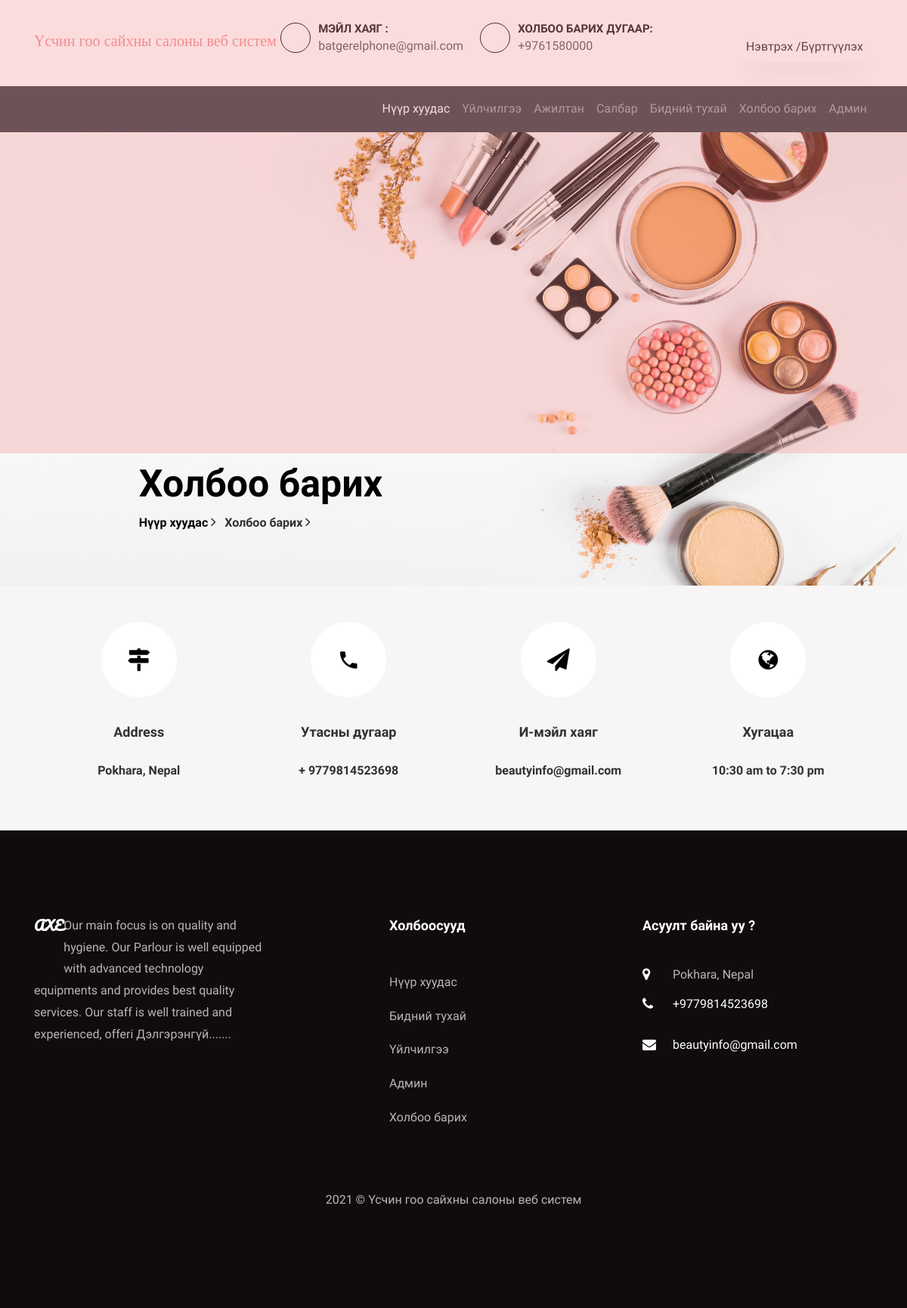
The app's page /bpms/contact.php with its own data.
### tables this page shows
CREATE TABLE `tblpage` (
  `ID` int(10) NOT NULL,
  `PageType` varchar(200) DEFAULT NULL,
  `PageTitle` mediumtext,
  `PageDescription` mediumtext,
  `Email` varchar(200) DEFAULT NULL,
  `MobileNumber` bigint(10) DEFAULT NULL,
  `UpdationDate` date DEFAULT NULL,
  `Timing` varchar(200) NOT NULL
);

### bpms/contact.php (the view, shortened to what this page needs)
<?php
include('includes/dbconnection.php');
?>
<!DOCTYPE html>
<html lang="en">
  <head>
    <link rel="stylesheet" href="css/open-iconic-bootstrap.min.css">
    <link rel="stylesheet" href="css/animate.css">
    <link rel="stylesheet" href="css/owl.carousel.min.css">
    <link rel="stylesheet" href="css/owl.theme.default.min.css">
    <link rel="stylesheet" href="css/magnific-popup.css">
    <link rel="stylesheet" href="css/aos.css">
    <link rel="stylesheet" href="css/ionicons.min.css">
    <link rel="stylesheet" href="css/bootstrap-datepicker.css">
    <link rel="stylesheet" href="css/jquery.timepicker.css">
    <link rel="stylesheet" href="css/flaticon.css">
    <link rel="stylesheet" href="css/icomoon.css">
    <link rel="stylesheet" href="css/style.css">
  </head>
  <body>
	   <?php include_once('includes/header.php');?>
    <section class="hero-wrap hero-wrap-2" style="background-image: url('images/bg-2.jpg');" data-stellar-background-ratio="0.5">
      <div class="overlay"></div>
      <div class="container">
        <div class="row no-gutters slider-text js-fullheight align-items-end justify-content-center">
          <div class="col-md-9 ftco-animate pb-5">
            <h2 class="mb-0 bread">Холбоо барих</h2>
            <p class="breadcrumbs"><span class="mr-2"><a href="index.php"> Нүүр хуудас <i class="ion-ios-arrow-forward"></i></a></span> <span> Холбоо барих <i class="ion-ios-arrow-forward"></i></span></p>
          </div>
        </div>
      </div>
    </section>
    <section class="contact-section bg-light">
      <div class="container">
        <div class="row no-gutters d-flex contact-info">
          <?php
$ret=mysqli_query($con,"select * from tblpage where PageType='contactus' ");
while ($row=mysqli_fetch_array($ret)) {
?>
          <div class="col-md-3 d-flex">
          	<div class="align-self-stretch box p-4 py-md-5 text-center">
          		<div class="icon d-flex align-items-center justify-content-center">
          			<span class="icon-map-signs"></span>
          		</div>
          		<h3 class="mb-4">Address</h3>
	            <p><?php  echo $row['PageDescription'];?></p>
	          </div>
          </div>
          <div class="col-md-3 d-flex">
          	<div class="align-self-stretch box p-4 py-md-5 text-center">
          		<div class="icon d-flex align-items-center justify-content-center">
          			<span class="icon-phone2"></span>
          		</div>
          		<h3 class="mb-4">Утасны дугаар</h3>
	            <p><a href="tel://1234567920">+ <?php  echo $row['MobileNumber'];?></a></p>
	          </div>
          </div>
          <div class="col-md-3 d-flex">
          	<div class="align-self-stretch box p-4 py-md-5 text-center">
          		<div class="icon d-flex align-items-center justify-content-center">
          			<span class="icon-paper-plane"></span>
          		</div>
          		<h3 class="mb-4"> И-мэйл хаяг</h3>
	            <p><a href="mailto:info@yoursite.com"><?php  echo $row['Email'];?></a></p>
	          </div>
          </div>
          <div class="col-md-3 d-flex">
          	<div class="align-self-stretch box p-4 py-md-5 text-center">
          		<div class="icon d-flex align-items-center justify-content-center">
          			<span class="icon-globe"></span>
          		</div>
          		<h3 class="mb-4"> Хугацаа</h3>
	            <p><?php  echo $row['Timing'];?></p>
	          </div>
          </div>
          <?php } ?>
        </div>
      </div>
    </section>
   <?php include_once('includes/footer.php');?>
  </body>
</html>

### bpms/includes/footer.php (shortened to what this page needs)
 <?php
include('includes/dbconnection.php');
?>
 <footer class="ftco-footer ftco-section">
      <div class="container">
        <div class="row mb-5">
          <div class="col-md">
            <div class="ftco-footer-widget mb-4">
              <h2 class="ftco-heading-2 logo">AXE</h2>
              <?php
$ret=mysqli_query($con,"select * from tblpage where PageType='aboutus' ");
while ($row=mysqli_fetch_array($ret)) {
?>
              <p><?php  echo substr($row['PageDescription'],0,200);?> <a href="about.php">Дэлгэрэнгүй.......</a></p><?php } ?>
            </div>
          </div>
          <div class="col-md" style="padding-left: 150px">
             <div class="ftco-footer-widget mb-4">
              <h2 class="ftco-heading-2"> Холбоосууд</h2>
              <ul class="list-unstyled">
                <li><a href="index.php" class="py-2 d-block">Нүүр хуудас</a></li>
                <li><a href="about.php" class="py-2 d-block">Бидний тухай</a></li>
                <li><a href="services.php" class="py-2 d-block">Үйлчилгээ</a></li>
                <li><a href="admin/index.php" class="py-2 d-block">Админ</a></li>
                <li><a href="contact.php" class="py-2 d-block">Холбоо барих</a></li>
              </ul>
            </div>
          </div>
          <div class="col-md">
            <div class="ftco-footer-widget mb-4">
            	<h2 class="ftco-heading-2"> Асуулт байна уу ? </h2>
            	<div class="block-23 mb-3">
                <?php
$ret=mysqli_query($con,"select * from tblpage where PageType='contactus' ");
while ($row=mysqli_fetch_array($ret)) {
?>
	              <ul>
	                <li><span class="icon icon-map-marker"></span><span class="text"><?php  echo $row['PageDescription'];?></span></li>
	                <li><a href="#"><span class="icon icon-phone"></span><span class="text">+<?php  echo $row['MobileNumber'];?></span></a></li>
	                <li><a href="#"><span class="icon icon-envelope"></span><span class="text"><?php  echo $row['Email'];?></span></a></li>
	              </ul>
	            </div>
               <?php } ?>
            </div>
          </div>
        </div>
        <div class="row">
          <div class="col-md-12 text-center">
            <p>
  2021 &copy; Үсчин гоо сайхны салоны веб систем  </p>
          </div>
        </div>
      </div>
    </footer>

### bpms/css/icomoon.css (style rules this page uses)
[class^="icon-"], [class*=" icon-"] { font-family: 'icomoon' !important; speak: none; font-style: normal; font-weight: normal; font-variant: normal; text-transform: none; line-height: 1; -webkit-font-smoothing: antialiased; -moz-osx-font-smoothing: grayscale; }
.icon-map-marker:before { content: "\f041"; }
.icon-phone:before { content: "\f095"; }
.icon-globe:before { content: "\f0ac"; }
.icon-envelope:before { content: "\f0e0"; }
.icon-paper-plane:before { content: "\f1d8"; }
.icon-map-signs:before { content: "\f277"; }
.icon-phone2:before { content: "\e0cd"; }

### records on screen
tblpage: PageDescription "Pokhara, Nepal", MobileNumber "9779814523698", Email "beautyinfo@gmail.com", Timing "10:30 am to 7:30 pm"
tblpage: PageDescription "Our main focus is on quality and hygiene. Our Parlour is well equipped with advanced technology equipments and provides best quality services. Our staff is well trained and experienced, offeri"
